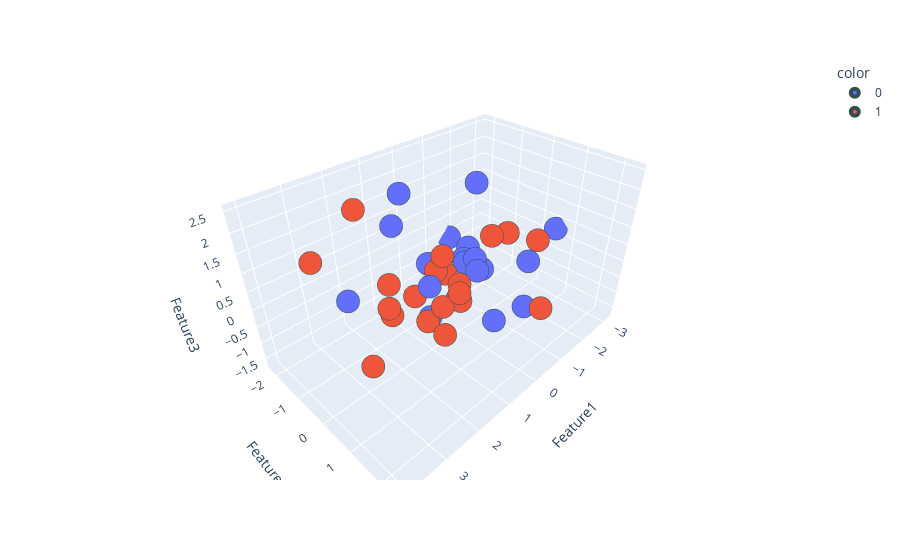

Write notebook code for a chart like this one.
### Markdown cell above
__Visualize Data__

### Code cell
fig = px.scatter_3d(df, 
                    x=df["Feature1"], 
                    y=df["Feature2"], 
                    z=df["Feature3"],
                    color=df["target"].astype("str")
                    )

fig.update_traces(
                marker=dict(size=8,
                            line=dict(
                                width=4,
                                color="DarkSlateGrey")),

                selector=dict(mode="markers"))

fig.show()

### Figure 1 — Plotly figure (JSON) as saved in the notebook; plotly's stock layout.template omitted (floating-point values rounded to 4 significant figures)
{"data": [{"hovertemplate": "color=0<br>Feature1=%{x}<br>Feature2=%{y}<br>Feature3=%{z}<extra></extra>", "legendgroup": "0", "marker": {"color": "#636efa", "line": {"color": "DarkSlateGrey", "width": 4}, "size": 8, "symbol": "circle"}, "mode": "markers", "name": "0", "scene": "scene", "showlegend": true, "type": "scatter3d", "x": [1.336, -0.9972, -0.1221, -0.5284, 0.005127, 2.872, -0.3844, -0.7163, -3.147, -0.5853, -0.6779, -1.788, 0.473, 0.1388, 1.001, -1.701, -1.154, 1.096, -1.03, 0.8676], "y": [0.3187, -0.7139, 1.013, -0.03921, -0.1202, -0.5978, -0.2539, 0.05052, 0.5351, -0.1149, -0.5719, -2.219, -0.6814, 0.6408, -0.05141, 0.7531, -2.213, -1.215, 1.21, -1.148], "z": [-0.3376, 0.03542, -0.9139, 0.215, -0.807, 0.4725, 0.07325, -0.1433, 0.2325, 2.242, -0.1059, -0.6474, 0.2424, 0.5273, 0.1598, -1.535, -1.682, 1.342, 0.5019, 2.114]}, {"hovertemplate": "color=1<br>Feature1=%{x}<br>Feature2=%{y}<br>Feature3=%{z}<extra></extra>", "legendgroup": "1", "marker": {"color": "#EF553B", "line": {"color": "DarkSlateGrey", "width": 4}, "size": 8, "symbol": "circle"}, "mode": "markers", "name": "1", "scene": "scene", "showlegend": true, "type": "scatter3d", "x": [1.944, 2.829, 0.6021, 2.636, 1.016, 4.042, 1.198, -0.529, 0.4127, 1.147, 1.451, 0.4282, 0.4349, 1.803, -0.009562, -0.6897, 2.408, 1.872, 1.678, 1.966], "y": [1.358, -0.001002, -0.2592, 0.5386, 0.92, 0.3739, -0.3656, 2.029, 2.366, 0.5336, 0.3586, 0.3967, -0.1027, 1.272, 0.8947, 0.8007, -0.6877, -0.4464, 1.556, -0.284], "z": [0.9166, -1.092, 0.3111, 0.7986, 0.7492, 2.506, -0.1944, -0.1663, 2.232, 1.356, -0.3776, -0.3394, 0.2177, 0.03082, 1.512, 1.258, 2.471, 0.4635, 1.223, -0.2746]}], "layout": {"legend": {"title": {"text": "color"}, "tracegroupgap": 0}, "margin": {"t": 60}, "scene": {"domain": {"x": [0, 1], "y": [0, 1]}, "xaxis": {"title": {"text": "Feature1"}}, "yaxis": {"title": {"text": "Feature2"}}, "zaxis": {"title": {"text": "Feature3"}}}}}
